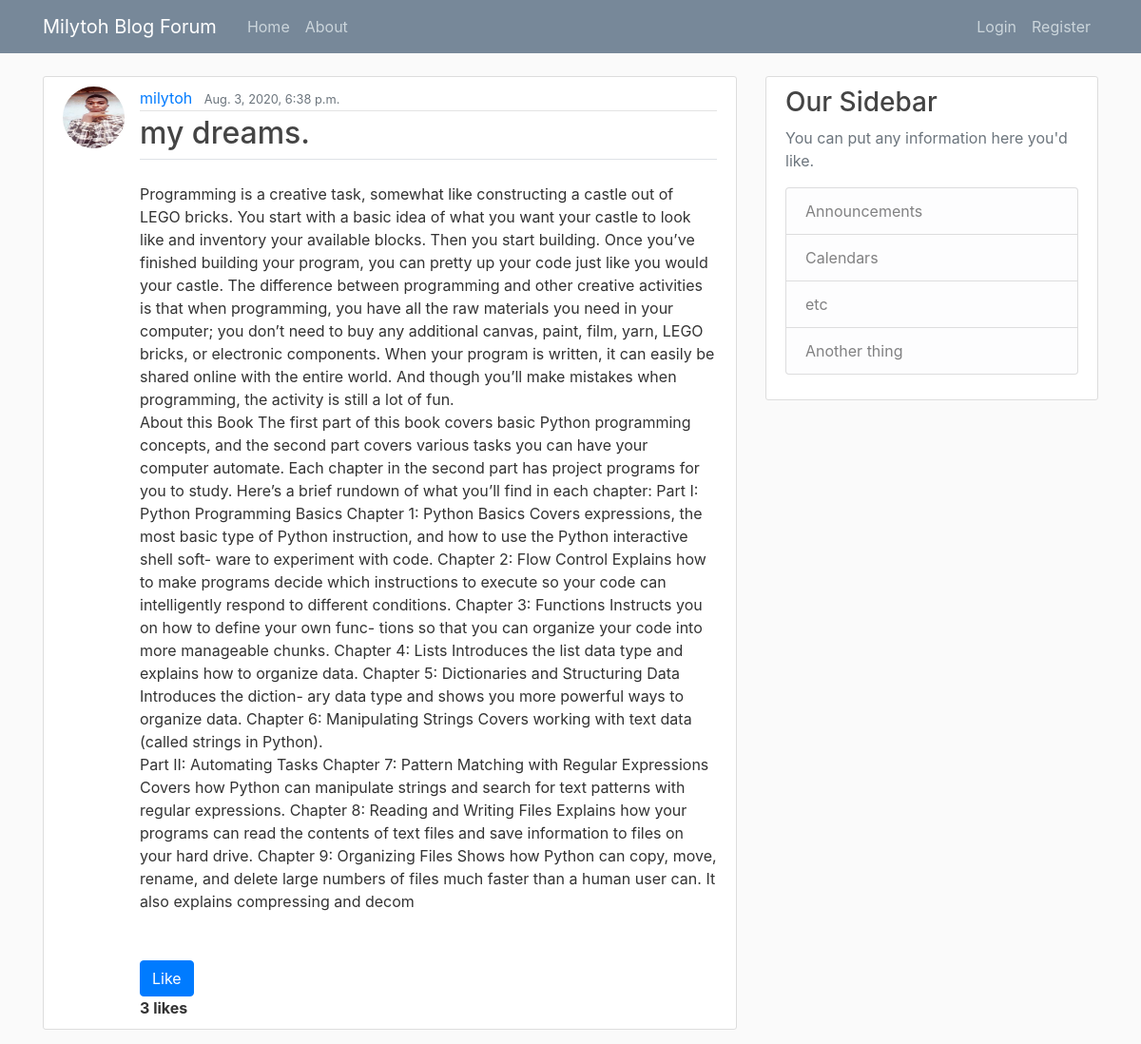
Page /post/48/ on the committed database.
### myblog/models.py (models this page shows, shortened)
class Post(models.Model):
    title = models.CharField(max_length=100)
    content = models.TextField()
    date_posted = models.DateTimeField(default=timezone.now)
    author = models.ForeignKey(User, on_delete=models.CASCADE)
    liked = models.ManyToManyField(User, default=None, blank=True, related_name='liked')

### users/models.py (models this page shows, shortened)
class Profile(models.Model):
    user = models.OneToOneField(User, on_delete=models.CASCADE)
    image = models.ImageField(default='default.jpg', upload_to='profile_pics')

### myblog/views.py (the view)
# urls.py: path('post/<int:pk>/', PostDtailView.as_view(), name='post-detail'),
class PostDtailView(DetailView):
    model = Post

### myblog/templates/myblog/post_detail.html (shortened to what this page needs)
{% extends 'myblog/base.html'%}
{% block content %}
   <article class="media content-section">
    <a href="{{ post.author.profile.image.url}}">
     <img class="rounded-circle article-img" src="{{ object.author.profile.image.url}}">
     </a>
    <div class="media-body">
      <div class="article-metadata">
        <a class="mr-2" href="{% url 'myblog:user-posts' object.author.username %}">{{ object.author }}</a>
        <small class="text-muted">{{ object.date_posted }}</small>
      </div>
        <legend class="border-bottom mb-4">
          <h2><a class="article-title">{{ post.title }}.</a></h2>
        </legend>
      <p class="article-content">{{ object.content }}</p>
          <form action="{% url 'myblog:like-post' %}" method="POST">
          {% if user not in post.liked.all %}
             <button class="btn btn-primary" type="submit">Like </button>
          {% else %}
          <button class="btn btn-danger mt-3" style="background-color: rgb(153, 109, 109)" type="submit"> Unlike </button>
          {% endif %}
        </form>
        {% if user in post.liked.all %}
            {% if post.liked.all.count <= 1 %}
               <strong> {{post.liked.all.count}}  like</strong>
            {% else %}
               <strong> {{post.liked.all.count}}  likes </strong>
            {% endif %}
        {% else  %}
            {% if post.liked.all.count  <= 1 %}
              <strong> {{post.liked.all.count}}  like</strong>
            {% else %}
              <strong> {{post.liked.all.count}}  likes </strong>
            {% endif %}
        {% endif %}
    </div>
  </article>
{% endblock content %}

### myblog/static/myblog/main.css (style rules this page uses)
body { background: #fafafa; color: #333333; margin-top: 5rem; }
h1, h2, h3, h4, h5, h6 { color: #444444; }
.content-section { background: #ffffff; padding: 10px 20px; border: 1px solid #dddddd; border-radius: 3px; margin-bottom: 20px; }
.article-title { color: #444444; }
.article-content { white-space: pre-line; margin-bottom: 50px; }
.article-img { height: 65px; width: 65px; margin-right: 16px; }
.article-metadata { padding-bottom: 1px; margin-bottom: 4px; border-bottom: 1px solid #e3e3e3 }

### rows in the picture
Post: author.profile.image (picture), author "milytoh", date_posted "Aug. 3, 2020, 6:38 p.m.", title "my dreams", content "Programming is a creative task, somewhat like constructing a castle out of LEGO bricks. You start with a basic idea of what you want your castle to look like and inventory your available blocks. Then you start building. Once you’ve finished building your program, you can pretty up your code just like you would your castle. The difference between programming and other creative activities is that when programming, you have all the raw materials you need in your computer; you don’t need to buy any additional canvas, paint, film, yarn, LEGO bricks, or electronic components. When your program is written, it can easily be shared online with the entire world. And though you’ll make mistakes when…", liked.all.count "3"
